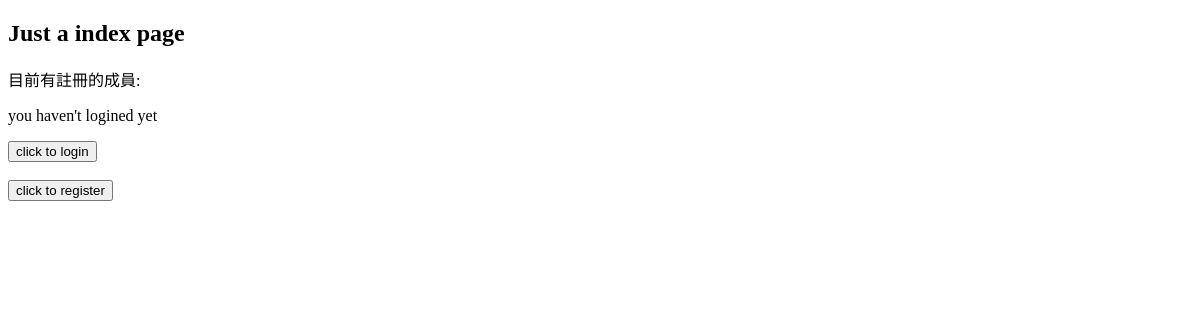
Before: /index/ with the older database file.
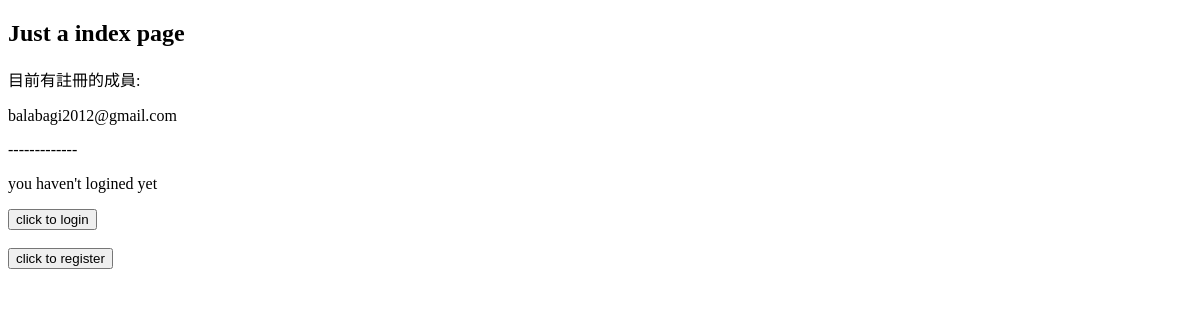
After: the same page with the newer database file.
### member/models.py (models this page shows, shortened)
class MyUser(AbstractBaseUser):
    email = models.EmailField(
        verbose_name='email address',
        max_length=255,
        unique=True,
    )
    Face = models.ImageField(upload_to='profileImg',blank=True)
    SEX = (('男','Male'),('女','Female'))
    sex = models.CharField(max_length=1, choices=SEX)
    school = models.CharField(max_length=10)
    major = models.CharField(max_length=15)
    date_of_birth = models.DateField()
    is_active = models.BooleanField(default=True)
    is_admin = models.BooleanField(default=False)
    name = models.CharField(max_length=10)
    objects = MyUserManager()
    talent= models.CharField(max_length=90,blank=True)
    USERNAME_FIELD = 'email'
    REQUIRED_FIELDS = ['name','sex','date_of_birth']
    def image_tag(self):
        return u'<img src="%s" width="60px" />' % self.img_file.url
    image_tag.short_description = _('image')
    image_tag.allow_tags = True

### venture/views.py (the view)
# urls.py: url(r'^index/$', index),
def index(request):
	users= MyUser.objects.all()
	usersname=[]
	for user in users:
		usersname.append(user.get_username)
	if request.user.is_authenticated():
		username= request.user.get_username()
	return render_to_response('index.html', RequestContext(request,locals()))

### templates/index.html (shortened to what this page needs)
<!DOCTYPE html>
<html>
<head>
</head>
<body>
<h2>Just a index page</h2>
<p>目前有註冊的成員:</p>
{% for name in usersname%}
<p>{{name}}</p>
<p>-------------</p>
{% endfor %}
{% if request.user.is_authenticated %}
	<p>{{username}} you're logined</p>
	<p>{{goddick}}</p>
	<a href="/accounts/logout"><button>click to logout</button></a>
{% else %}
	<p>you haven't logined yet</p>
	<a href="/accounts/login"><button>click to login</button></a>
	<br><br>
	<a href="/accounts/register"><button>click to register</button></a>
{% endif %}
</body>
</html>

Changed rows visible on the page:
added MyUser: usersname "balabagi2012@gmail.com"
